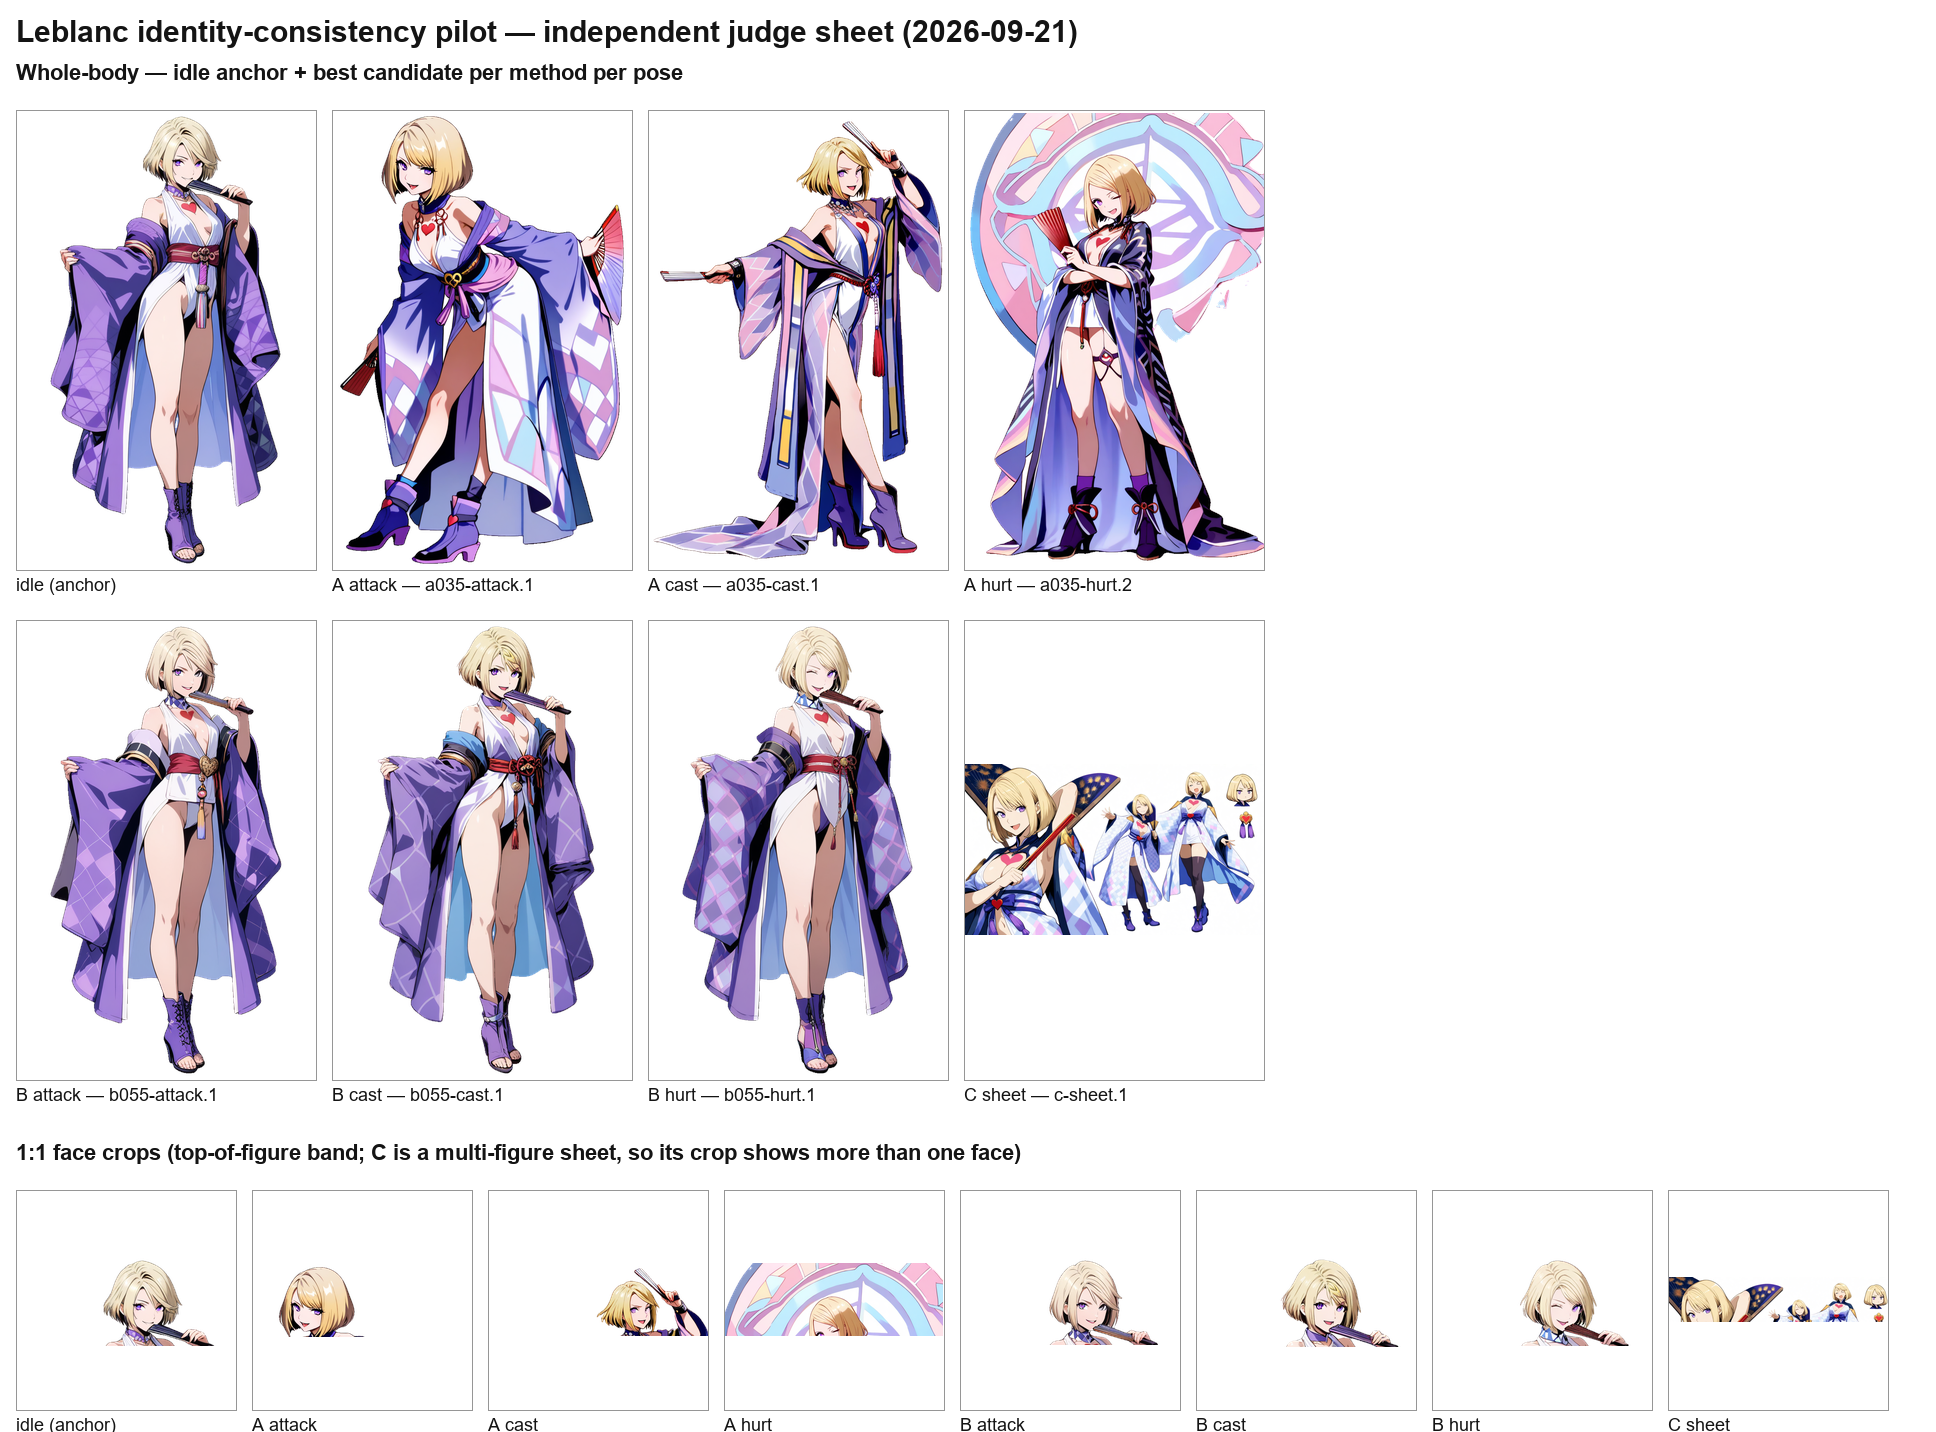

Here is the Python script that generated this plot:
#!/usr/bin/env python3
"""Build judge-sheet.png for the Leblanc identity-consistency pilot's
independent judge pass (docs/concepts/chapters/leblanc/pilot/judge.md).

Not part of the art pipeline (tools/gen/**) -- a one-off comparison sheet
for this pilot only. Run: python judge-sheet.py (from this directory, or
anywhere -- paths below are relative to the repo root).
"""
import os
from PIL import Image, ImageDraw, ImageFont

ROOT = os.path.abspath(os.path.join(os.path.dirname(__file__), "..", "..", "..", "..", ".."))
PILOT = os.path.join(ROOT, "docs", "concepts", "chapters", "leblanc", "pilot")
RENDERS = os.path.join(PILOT, "renders")
IDLE = os.path.join(ROOT, "public", "art", "characters", "leblanc", "idle.png")
OUT = os.path.join(PILOT, "judge-sheet.png")

FONT_PATH = "C:/Windows/Fonts/arial.ttf"
FONT_BOLD = "C:/Windows/Fonts/arialbd.ttf"

CELL_W, CELL_H = 300, 460
FACE_CELL = 220
PAD = 16
LABEL_H = 34

BEST = [
    ("idle (anchor)", IDLE),
    ("A attack — a035-attack.1", os.path.join(RENDERS, "a035-attack.1.png")),
    ("A cast — a035-cast.1", os.path.join(RENDERS, "a035-cast.1.png")),
    ("A hurt — a035-hurt.2", os.path.join(RENDERS, "a035-hurt.2.png")),
    ("B attack — b055-attack.1", os.path.join(RENDERS, "b055-attack.1.png")),
    ("B cast — b055-cast.1", os.path.join(RENDERS, "b055-cast.1.png")),
    ("B hurt — b055-hurt.1", os.path.join(RENDERS, "b055-hurt.1.png")),
    ("C sheet — c-sheet.1", os.path.join(RENDERS, "c-sheet.1.png")),
]


def fit(im, w, h):
    canvas = Image.new("RGBA", (w, h), (255, 255, 255, 255))
    ratio = min(w / im.width, h / im.height)
    nw, nh = max(1, int(im.width * ratio)), max(1, int(im.height * ratio))
    resized = im.convert("RGBA").resize((nw, nh), Image.LANCZOS)
    canvas.paste(resized, ((w - nw) // 2, (h - nh) // 2), resized)
    return canvas


def face_crop(im, is_sheet=False):
    """Top-of-figure crop for a face-region comparison. For the method-C
    wide sheet (multiple figures side by side) this necessarily shows more
    than one face -- noted in judge.md, same caveat as the painter's sheet."""
    im = im.convert("RGBA")
    w, h = im.size
    if is_sheet:
        # wide multi-figure sheet: take the top band across most of the width
        box = (int(w * 0.02), 0, int(w * 0.98), int(h * 0.35))
    else:
        # tall single-figure cutout: top 20% of height, centered width band
        box = (int(w * 0.05), 0, int(w * 0.95), int(h * 0.20))
    crop = im.crop(box)
    canvas = Image.new("RGBA", (FACE_CELL, FACE_CELL), (255, 255, 255, 255))
    ratio = min(FACE_CELL / crop.width, FACE_CELL / crop.height)
    nw, nh = max(1, int(crop.width * ratio)), max(1, int(crop.height * ratio))
    resized = crop.resize((nw, nh), Image.LANCZOS)
    canvas.paste(resized, ((FACE_CELL - nw) // 2, (FACE_CELL - nh) // 2), resized)
    return canvas


def load_font(path, size):
    try:
        return ImageFont.truetype(path, size)
    except Exception:
        return ImageFont.load_default()


def main():
    cols = 4
    rows_top = 2  # 8 candidates, 4 per row
    title_font = load_font(FONT_BOLD, 30)
    label_font = load_font(FONT_PATH, 18)
    section_font = load_font(FONT_BOLD, 22)

    top_w = cols * CELL_W + (cols + 1) * PAD
    top_h = rows_top * (CELL_H + LABEL_H) + (rows_top + 1) * PAD

    face_row_h = FACE_CELL + LABEL_H + PAD * 2
    n_faces = len(BEST)
    face_w = n_faces * FACE_CELL + (n_faces + 1) * PAD
    total_w = max(top_w, face_w) + PAD * 2
    header_h = 60
    section_h = 34

    total_h = header_h + top_h + section_h + face_row_h + PAD

    sheet = Image.new("RGBA", (total_w, total_h), (255, 255, 255, 255))
    draw = ImageDraw.Draw(sheet)

    draw.text((PAD, 14), "Leblanc identity-consistency pilot — independent judge sheet (2026-09-21)",
               fill=(20, 20, 20), font=title_font)

    y = header_h
    draw.text((PAD, y), "Whole-body — idle anchor + best candidate per method per pose", fill=(20, 20, 20), font=section_font)
    y += section_h

    images = []
    for label, path in BEST:
        im = Image.open(path)
        is_sheet = "c-sheet" in path
        images.append((label, im, is_sheet))

    for i, (label, im, is_sheet) in enumerate(images):
        col = i % cols
        row = i // cols
        x = PAD + col * (CELL_W + PAD)
        yy = y + PAD + row * (CELL_H + LABEL_H + PAD)
        cell = fit(im, CELL_W, CELL_H)
        sheet.paste(cell, (x, yy), cell)
        draw.rectangle([x, yy, x + CELL_W, yy + CELL_H], outline=(150, 150, 150), width=1)
        draw.text((x, yy + CELL_H + 4), label, fill=(20, 20, 20), font=label_font)

    y2 = y + PAD + rows_top * (CELL_H + LABEL_H + PAD) + 10
    draw.text((PAD, y2), "1:1 face crops (top-of-figure band; C is a multi-figure sheet, so its crop shows more than one face)",
               fill=(20, 20, 20), font=section_font)
    y2 += section_h

    for i, (label, im, is_sheet) in enumerate(images):
        x = PAD + i * (FACE_CELL + PAD)
        crop = face_crop(im, is_sheet)
        sheet.paste(crop, (x, y2 + PAD), crop)
        draw.rectangle([x, y2 + PAD, x + FACE_CELL, y2 + PAD + FACE_CELL], outline=(150, 150, 150), width=1)
        short = label.split("—")[0].strip()
        draw.text((x, y2 + PAD + FACE_CELL + 4), short, fill=(20, 20, 20), font=label_font)

    sheet = sheet.convert("RGB")
    sheet.save(OUT)
    print("wrote", OUT, sheet.size)


if __name__ == "__main__":
    main()
